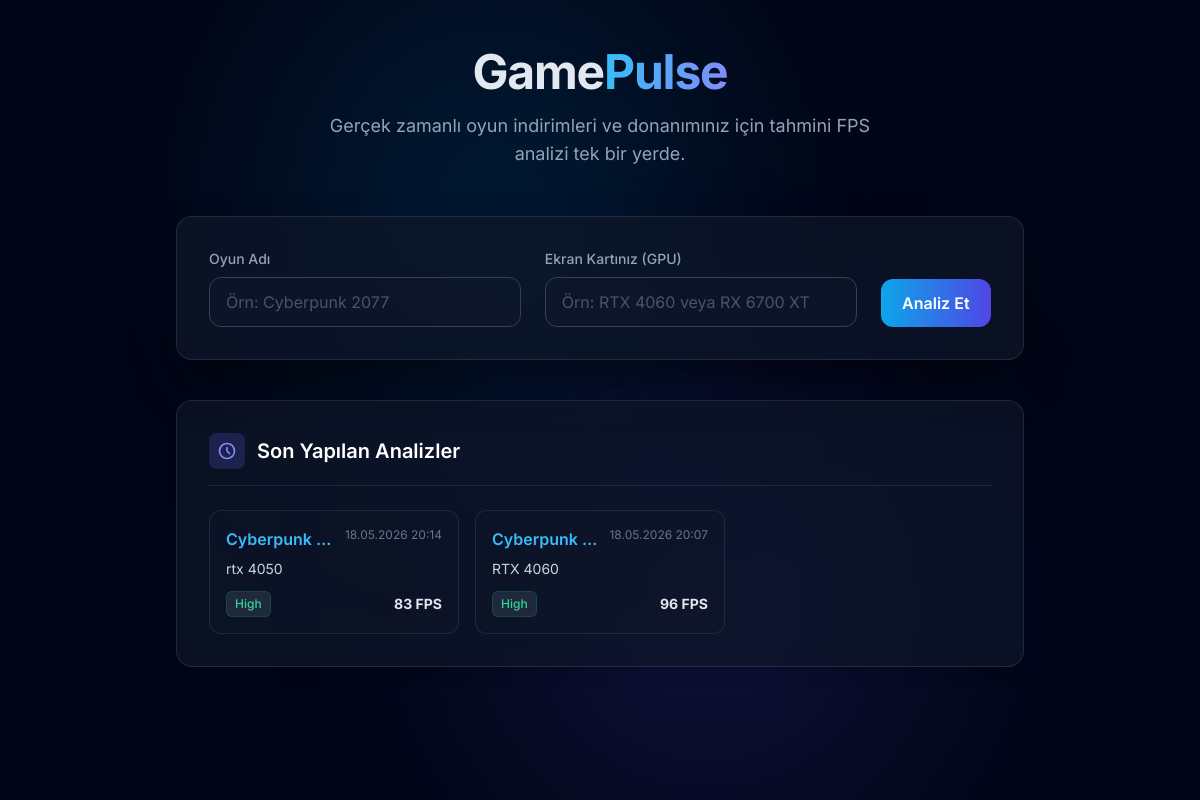
Before: / with the older database file.
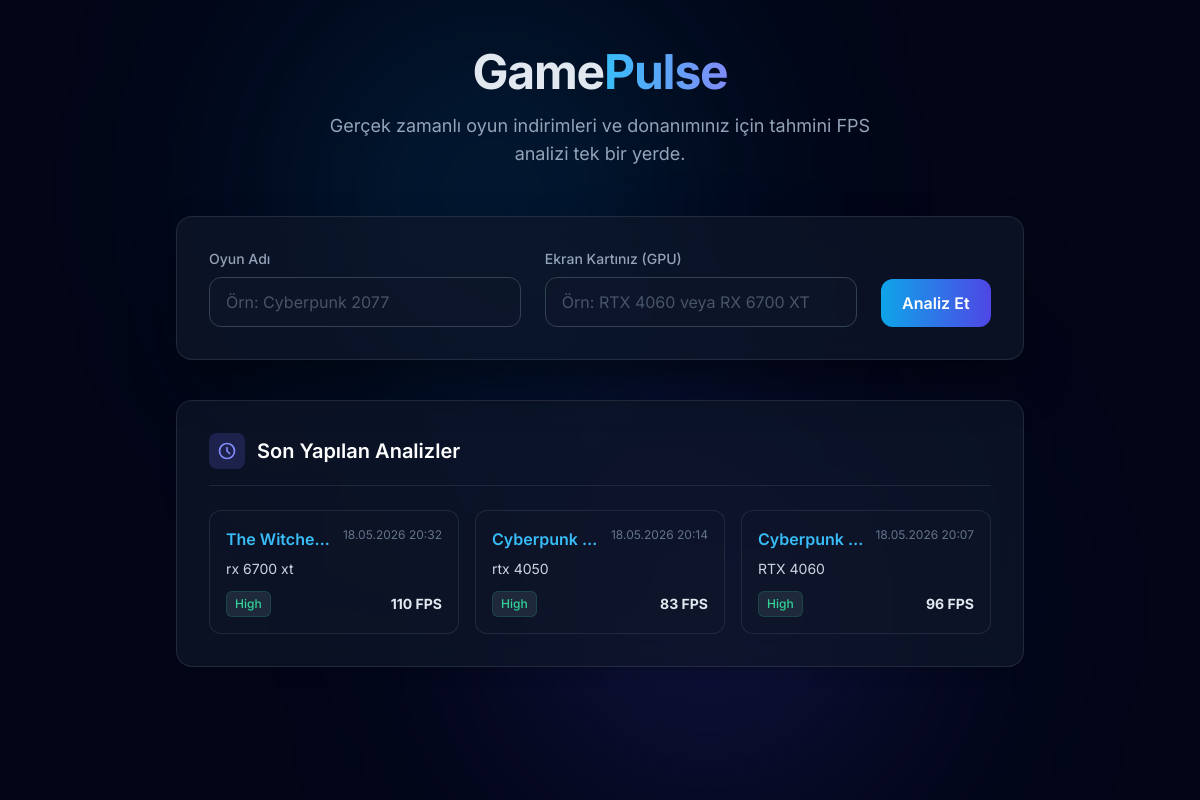
After: the same page with the newer database file.
### app/models.py (models this page shows, shortened)
class SearchHistory(Base):
    __tablename__ = "search_history"
    id = Column(Integer, primary_key=True, index=True)
    game_name = Column(String(150), nullable=False, index=True)
    gpu_model = Column(String(100), nullable=False, index=True)
    estimated_performance = Column(String(50), nullable=False)
    estimated_fps = Column(Integer, nullable=False)
    created_at = Column(
        DateTime(timezone=True),
        server_default=func.now(),
        nullable=False
    )

### app/main.py (the view)
@app.get("/", response_class=HTMLResponse, tags=["UI"])
async def serve_ui(request: Request, db: Session = Depends(get_db)):
    history_records = db.query(SearchHistory).order_by(SearchHistory.created_at.desc()).limit(5).all()
    formatted_history = []
    for record in history_records:
        formatted_date = record.created_at.strftime("%d.%m.%Y %H:%M") if record.created_at else "Bilinmiyor"
        formatted_history.append({
            "game_name": record.game_name,
            "gpu_model": record.gpu_model,
            "estimated_performance": record.estimated_performance,
            "estimated_fps": record.estimated_fps,
            "created_at_formatted": formatted_date
        })
    return templates.TemplateResponse("index.html", {
        "request": request,
        "history_list": formatted_history
    })

### app/templates/index.html (shortened to what this page needs)
<!DOCTYPE html>
<html lang="tr">
<head>
    <script src="https://cdn.tailwindcss.com"></script>
    <link rel="stylesheet" href="/static/style.css">
</head>
<body class="bg-slate-950 text-slate-200 min-h-screen relative overflow-x-hidden selection:bg-sky-500/30">
    <div class="absolute top-0 left-1/4 w-96 h-96 bg-sky-600/20 rounded-full blur-[128px] -z-10"></div>
    <div class="absolute bottom-0 right-1/4 w-96 h-96 bg-indigo-600/20 rounded-full blur-[128px] -z-10"></div>
    <div class="max-w-4xl mx-auto px-6 py-12">
        <header class="text-center mb-12 fade-in">
            <h1 class="text-5xl font-bold mb-4 tracking-tight">Game<span class="gradient-text">Pulse</span></h1>
            <p class="text-slate-400 text-lg max-w-xl mx-auto">Gerçek zamanlı oyun indirimleri ve donanımınız için tahmini FPS analizi tek bir yerde.</p>
        </header>
        <div class="glass-panel relative z-50 rounded-2xl p-6 md:p-8 mb-10 shadow-2xl shadow-black/50 fade-in" style="animation-delay: 0.1s;">
            <form id="analyzeForm" class="grid grid-cols-1 md:grid-cols-12 gap-6">
                <div class="md:col-span-5 relative">
                    <label class="block text-sm font-medium text-slate-400 mb-2" for="game_name">Oyun Adı</label>
                    <input type="text" id="game_name" required autocomplete="off" placeholder="Örn: Cyberpunk 2077"
                           class="w-full bg-slate-900/50 border border-slate-700 rounded-xl px-4 py-3 text-white focus:outline-none focus:ring-2 focus:ring-sky-500 focus:border-transparent transition-all placeholder:text-slate-600">
                </div>
                <div class="md:col-span-5">
                    <label class="block text-sm font-medium text-slate-400 mb-2" for="gpu_model">Ekran Kartınız (GPU)</label>
                    <input type="text" id="gpu_model" required placeholder="Örn: RTX 4060 veya RX 6700 XT"
                           class="w-full bg-slate-900/50 border border-slate-700 rounded-xl px-4 py-3 text-white focus:outline-none focus:ring-2 focus:ring-indigo-500 focus:border-transparent transition-all placeholder:text-slate-600">
                </div>
                <div class="md:col-span-2 flex items-end">
                    <button type="submit" id="submitBtn"
                            class="w-full glow-button bg-gradient-to-r from-sky-500 to-indigo-600 text-white font-semibold rounded-xl px-4 py-3 flex items-center justify-center gap-2">
                        <span>Analiz Et</span>
                    </button>
                </div>
            </form>
        </div>
        {% if history_list %}
        <div class="glass-panel rounded-2xl p-6 md:p-8 mb-10 shadow-lg fade-in" style="animation-delay: 0.2s;">
            <div class="flex items-center gap-3 mb-6 border-b border-slate-700/50 pb-4">
                <div class="p-2 bg-indigo-500/20 rounded-lg text-indigo-400">
                    <svg class="w-5 h-5" fill="none" viewBox="0 0 24 24" stroke="currentColor"><path stroke-linecap="round" stroke-linejoin="round" stroke-width="2" d="M12 8v4l3 3m6-3a9 9 0 11-18 0 9 9 0 0118 0z" /></svg>
                </div>
                <h3 class="text-xl font-semibold text-white">Son Yapılan Analizler</h3>
            </div>
            <div class="grid grid-cols-1 sm:grid-cols-2 lg:grid-cols-3 gap-4">
                {% for history in history_list %}
                <div class="bg-slate-900/40 border border-slate-700/50 rounded-xl p-4 hover:bg-slate-800/50 transition-colors group">
                    <div class="flex justify-between items-start mb-2">
                        <p class="font-semibold text-sky-400 truncate pr-2 group-hover:text-sky-300 transition-colors" title="{{ history.game_name }}">{{ history.game_name }}</p>
                        <span class="text-xs text-slate-500 whitespace-nowrap">{{ history.created_at_formatted }}</span>
                    </div>
                    <div class="flex items-center gap-2 mb-3">
                        <span class="text-sm text-slate-300 truncate" title="{{ history.gpu_model }}">{{ history.gpu_model }}</span>
                    </div>
                    <div class="flex items-center justify-between mt-auto">
                        <span class="text-xs font-medium px-2 py-1 bg-slate-800 rounded-md
                            {% if history.estimated_performance == 'Ultra' %}text-fuchsia-400 border border-fuchsia-500/20
                            {% elif history.estimated_performance == 'High' %}text-emerald-400 border border-emerald-500/20
                            {% elif history.estimated_performance == 'Medium' %}text-amber-400 border border-amber-500/20
                            {% else %}text-red-400 border border-red-500/20{% endif %}">
                            {{ history.estimated_performance }}
                        </span>
                        <span class="text-sm font-bold text-slate-200">{{ history.estimated_fps }} FPS</span>
                    </div>
                </div>
                {% endfor %}
            </div>
        </div>
        {% endif %}
    </div>
</body>
</html>

### app/static/style.css (style rules this page uses)
body { font-family: 'Inter', sans-serif; }

### app/templates/index.html (style rules this page uses)
body { font-family: 'Inter', sans-serif; }
.glass-panel { background: rgba(15, 23, 42, 0.7); backdrop-filter: blur(16px); -webkit-backdrop-filter: blur(16px); border: 1px solid rgba(255, 255, 255, 0.1); }
.gradient-text { background: linear-gradient(to right, #38bdf8, #818cf8); -webkit-background-clip: text; -webkit-text-fill-color: transparent; }
.glow-button { transition: all 0.3s ease; }
.fade-in { animation: fadeIn 0.5s ease-out forwards; }

Changed rows visible on the page:
added SearchHistory: game_name "The Witche…", created_at_formatted "18.05.2026 20:32", gpu_model "rx 6700 xt", estimated_performance "High", estimated_fps "110"
